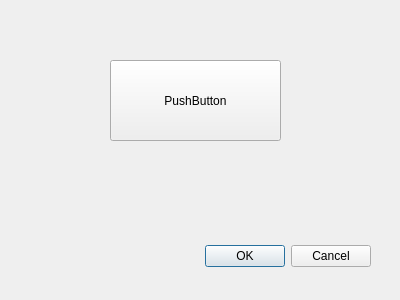
<?xml version="1.0" encoding="UTF-8"?>
<ui version="4.0">
 <class>Dialog</class>
 <widget class="QDialog" name="Dialog">
  <property name="geometry">
   <rect>
    <x>0</x>
    <y>0</y>
    <width>400</width>
    <height>300</height>
   </rect>
  </property>
  <property name="windowTitle">
   <string>Dialog</string>
  </property>
  <widget class="QDialogButtonBox" name="buttonBox">
   <property name="geometry">
    <rect>
     <x>30</x>
     <y>240</y>
     <width>341</width>
     <height>32</height>
    </rect>
   </property>
   <property name="orientation">
    <enum>Qt::Horizontal</enum>
   </property>
   <property name="standardButtons">
    <set>QDialogButtonBox::Cancel|QDialogButtonBox::Ok</set>
   </property>
  </widget>
  <widget class="QPushButton" name="pushButton">
   <property name="geometry">
    <rect>
     <x>110</x>
     <y>60</y>
     <width>171</width>
     <height>81</height>
    </rect>
   </property>
   <property name="text">
    <string>PushButton</string>
   </property>
  </widget>
 </widget>
 <resources/>
 <connections>
  <connection>
   <sender>buttonBox</sender>
   <signal>accepted()</signal>
   <receiver>Dialog</receiver>
   <slot>accept()</slot>
   <hints>
    <hint type="sourcelabel">
     <x>248</x>
     <y>254</y>
    </hint>
    <hint type="destinationlabel">
     <x>157</x>
     <y>274</y>
    </hint>
   </hints>
  </connection>
  <connection>
   <sender>buttonBox</sender>
   <signal>rejected()</signal>
   <receiver>Dialog</receiver>
   <slot>reject()</slot>
   <hints>
    <hint type="sourcelabel">
     <x>316</x>
     <y>260</y>
    </hint>
    <hint type="destinationlabel">
     <x>286</x>
     <y>274</y>
    </hint>
   </hints>
  </connection>
 </connections>
</ui>
